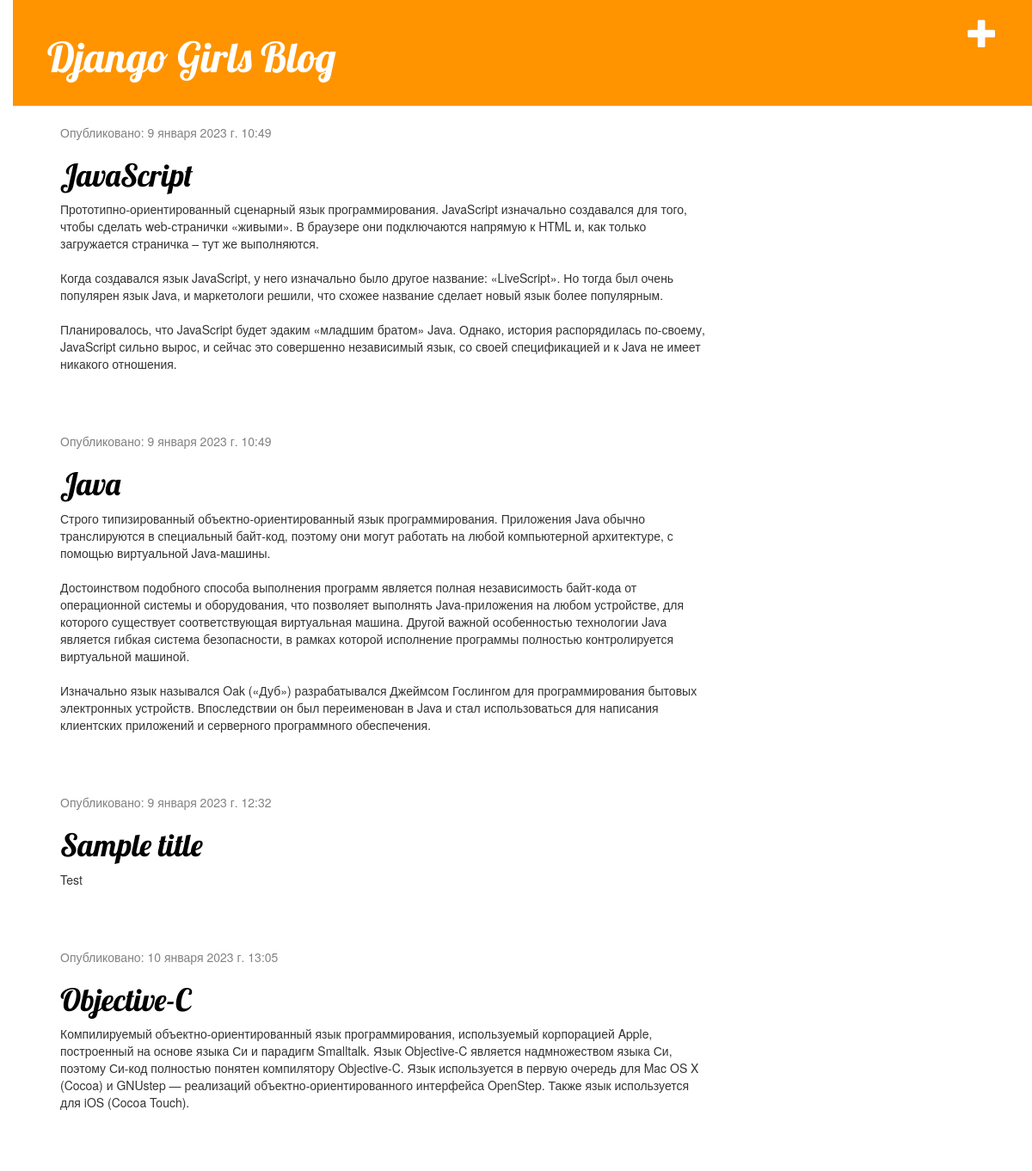
The app's page / (signed in) with its own data.
### blog/models.py (models this page shows, shortened)
class Post(models.Model):
    author = models.ForeignKey(settings.AUTH_USER_MODEL, on_delete=models.CASCADE)
    title = models.CharField(max_length=200)
    text = models.TextField()
    created_date = models.DateTimeField(default=timezone.now)
    published_date = models.DateTimeField(blank=True, null=True)

### blog/views.py (the view)
# urls.py: path('', views.post_list, name='post_list'),
def post_list(request):
    posts = Post.objects.filter(published_date__lte=timezone.now()).order_by('published_date')
    return render(request, 'blog/post_list.html', {'posts': posts})

### blog/templates/blog/post_list.html
{% extends 'blog/base.html' %}
{% block content %}
    {% for post in posts %}
        <div class="post">
            <div class="date">
                <p>Опубликовано: {{ post.published_date }}</p>
            </div>
            <h1><a href="{% url 'post_detail' pk=post.pk %}">{{ post.title }}</a></h1>
            <p>{{ post.text|linebreaksbr }}</p>
        </div>
    {% endfor %}
{% endblock %}

### blog/templates/blog/base.html (shortened to what this page needs)
{% load static %}
<html>
    <head>
        <link rel="stylesheet" href="//maxcdn.bootstrapcdn.com/bootstrap/3.2.0/css/bootstrap.min.css">
        <link rel="stylesheet" href="//maxcdn.bootstrapcdn.com/bootstrap/3.2.0/css/bootstrap-theme.min.css">
        <link rel="stylesheet" href="{% static 'css/blog.css' %}">
    </head>
    <body>
        <div class="page-header">
            {% if user.is_authenticated %}
                <a href="{% url 'post_new' %}" class="top-menu"><span class="glyphicon glyphicon-plus"></span></a>
            {% endif %}
            <h1><a href="/">Django Girls Blog</a></h1>
        </div>
        <div class="content container">
            <div class="row">
                <div class="col-md-8">
                {% block content %}
                {% endblock %}
                </div>
            </div>
        </div>
    </body>
</html>

### blog/static/css/blog.css (style rules this page uses)
h1 a { color: #FCA205; font-family: 'Lobster'; }
body { padding-left: 15px; }
.page-header { background-color: #ff9400; margin-top: 0; padding: 20px 20px 20px 40px; }
.page-header h1, .page-header h1 a, .page-header h1 a:visited, .page-header h1 a:active { color: #ffffff; font-size: 36pt; text-decoration: none; }
.content { margin-left: 40px; }
h1, h2, h3, h4 { font-family: 'Lobster', cursive; }
.date { color: #828282; }
.top-menu, .top-menu:hover, .top-menu:visited { color: #ffffff; float: right; font-size: 26pt; margin-right: 20px; }
.post { margin-bottom: 70px; }
.post h1 a, .post h1 a:visited { color: #000000; }

### records on screen
Post: published_date "9 января 2023 г. 10:49", title "JavaScript", text "Прототипно-ориентированный сценарный язык программирования. JavaScript изначально создавался для того, чтобы сделать web-странички «живыми». В браузере они подключаются напрямую к HTML и, как только загружается страничка – тут же выполняются. Когда создавался язык JavaScript, у него изначально было другое название: «LiveScript». Но тогда был очень популярен язык Java, и маркетологи решили, что схожее название сделает новый язык более популярным. Планировалось, что JavaScript будет эдаким «младшим братом» Java. Однако, история распорядилась по-своему, JavaScript сильно вырос, и сейчас это совершенно независимый язык, со своей спецификацией и к Java не имеет никакого отношения."
Post: published_date "9 января 2023 г. 10:49", title "Java", text "Строго типизированный объектно-ориентированный язык программирования. Приложения Java обычно транслируются в специальный байт-код, поэтому они могут работать на любой компьютерной архитектуре, с помощью виртуальной Java-машины. Достоинством подобного способа выполнения программ является полная независимость байт-кода от операционной системы и оборудования, что позволяет выполнять Java-приложения на любом устройстве, для которого существует соответствующая виртуальная машина. Другой важной особенностью технологии Java является гибкая система безопасности, в рамках которой исполнение программы полностью контролируется виртуальной машиной. Изначально язык назывался Oak («Дуб») разрабатывался…"
Post: published_date "9 января 2023 г. 12:32", title "Sample title", text "Test"
Post: published_date "10 января 2023 г. 13:05", title "Objective-C", text "Компилируемый объектно-ориентированный язык программирования, используемый корпорацией Apple, построенный на основе языка Си и парадигм Smalltalk. Язык Objective-C является надмножеством языка Си, поэтому Си-код полностью понятен компилятору Objective-C. Язык используется в первую очередь для Mac OS X (Cocoa) и GNUstep — реализаций объектно-ориентированного интерфейса OpenStep. Также язык используется для iOS (Cocoa Touch)."
